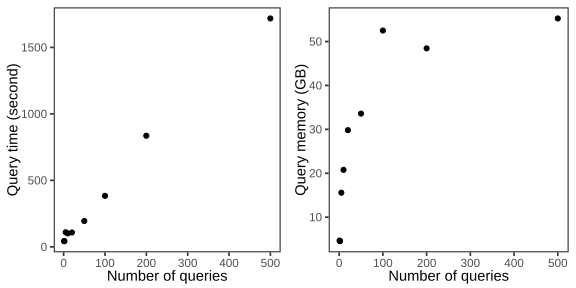

Reproduce this figure in R.
#!/usr/bin/env Rscript
library(ggplot2) 
library(ggrepel)
library(cowplot)

infile <- "amrs.tsv"
outfile <- "amrs.svg"

w <- 6
h <- 3
dpi <- 300

df <- read.csv(infile, sep = "\t")


t <- theme_bw() +
  theme(
    panel.border = element_rect(color = "grey20", size = 0.8),
    panel.background = element_blank(),
    panel.grid.major = element_blank(),
    panel.grid.minor = element_blank(),
    axis.ticks.y = element_line(size = 0.6),
    axis.ticks.x = element_line(size = 0.6),
    
    strip.background = element_rect(
      colour = "white",
      fill = "grey95",
      size = 0.2
    ),
    strip.text.x = element_text(size = 11),
    strip.text.y = element_text(size = 11),
    
    legend.text = element_text(size = 11),
    legend.position = "none",
    legend.background = element_rect(fill = "transparent"),
    # legend.key.size = unit(0.6, "cm"),
    # legend.key = element_blank(),
    legend.text.align = 0,
    legend.box.just = "left",
    # legend.spacing.y = unit(0.1, "cm"),
    # space between key and text
    
    text = element_text(size = 11, family = "arial"),
  )


p1 <-
  ggplot(df, aes(
    x = n,
    y = time,
  )) +
  geom_point() +
  xlab("Number of queries") +
  ylab("Query time (second)") +
  t

p2 <-
  ggplot(df, aes(
    x = n,
    y = mem/1000000,
  )) +
  geom_point() +
  xlab("Number of queries") +
  ylab("Query memory (GB)") +
  t

p <- plot_grid(
  p1,
  p2,
  ncol = 2,
  rel_widths = c(1, 1)
)



if (grepl("tiff?$", outfile, perl = TRUE, ignore.case = TRUE)) {
  ggsave(
    p,
    file = outfile,
    width = w,
    height = h,
    dpi = dpi,
    compress = "lzw"
  )
} else {
  ggsave(
    p,
    file = outfile,
    width = w,
    height = h,
    dpi = dpi
  )
}
